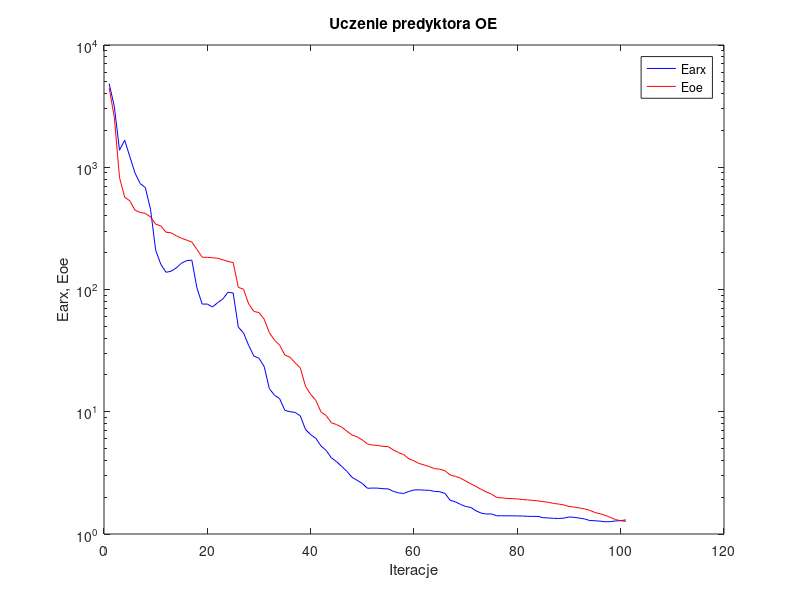
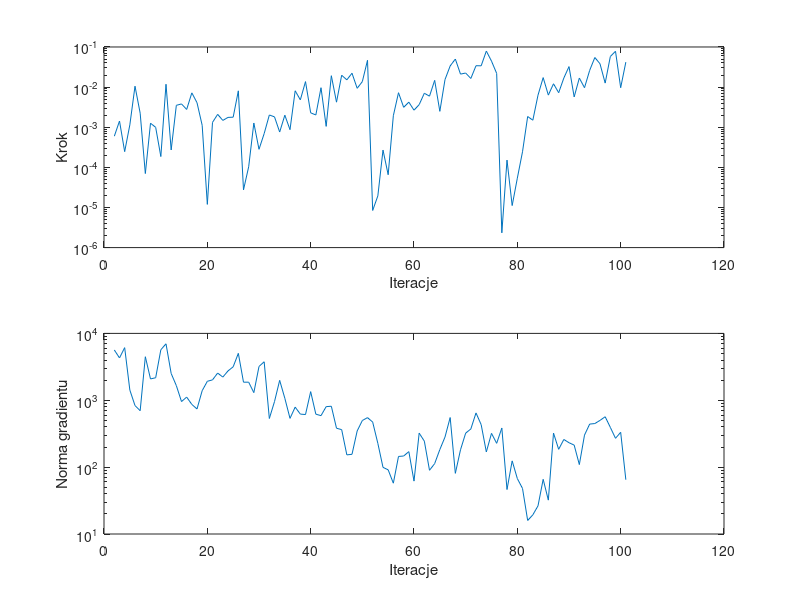

MATLAB code for these plots, in order:
%uczenie predyktora oe
clear all;
n=0; farx(n+1)=4.829026e+003; foe(n+1)=4.457216e+003; wspucz(n+1)=0.000000e+000; ng(n+1)=0.000000e+000;
%odnowa zmiennej metryki
n=1; farx(n+1)=3.136394e+003; foe(n+1)=2.551814e+003; krok(n+1)=5.985093e-004; ng(n+1)=5.644939e+003;
n=2; farx(n+1)=1.378245e+003; foe(n+1)=8.262278e+002; krok(n+1)=1.427772e-003; ng(n+1)=4.294428e+003;
n=3; farx(n+1)=1.664815e+003; foe(n+1)=5.697302e+002; krok(n+1)=2.463545e-004; ng(n+1)=6.122724e+003;
n=4; farx(n+1)=1.221321e+003; foe(n+1)=5.315186e+002; krok(n+1)=1.143778e-003; ng(n+1)=1.421520e+003;
n=5; farx(n+1)=8.971646e+002; foe(n+1)=4.454198e+002; krok(n+1)=1.053863e-002; ng(n+1)=8.328938e+002;
n=6; farx(n+1)=7.357723e+002; foe(n+1)=4.270886e+002; krok(n+1)=2.239224e-003; ng(n+1)=6.981452e+002;
n=7; farx(n+1)=6.817839e+002; foe(n+1)=4.191871e+002; krok(n+1)=7.005353e-005; ng(n+1)=4.477170e+003;
n=8; farx(n+1)=4.541775e+002; foe(n+1)=3.923876e+002; krok(n+1)=1.259664e-003; ng(n+1)=2.085228e+003;
n=9; farx(n+1)=2.097696e+002; foe(n+1)=3.424510e+002; krok(n+1)=9.938199e-004; ng(n+1)=2.171740e+003;
n=10; farx(n+1)=1.606399e+002; foe(n+1)=3.309974e+002; krok(n+1)=1.858107e-004; ng(n+1)=5.691733e+003;
n=11; farx(n+1)=1.382985e+002; foe(n+1)=2.942983e+002; krok(n+1)=1.178411e-002; ng(n+1)=6.985732e+003;
n=12; farx(n+1)=1.410230e+002; foe(n+1)=2.908787e+002; krok(n+1)=2.714211e-004; ng(n+1)=2.515552e+003;
n=13; farx(n+1)=1.503960e+002; foe(n+1)=2.749039e+002; krok(n+1)=3.514634e-003; ng(n+1)=1.656372e+003;
n=14; farx(n+1)=1.643172e+002; foe(n+1)=2.623951e+002; krok(n+1)=3.806601e-003; ng(n+1)=9.566130e+002;
n=15; farx(n+1)=1.724866e+002; foe(n+1)=2.536448e+002; krok(n+1)=2.774090e-003; ng(n+1)=1.115044e+003;
n=16; farx(n+1)=1.737243e+002; foe(n+1)=2.446882e+002; krok(n+1)=7.191611e-003; ng(n+1)=8.667804e+002;
n=17; farx(n+1)=1.023888e+002; foe(n+1)=2.124367e+002; krok(n+1)=4.087375e-003; ng(n+1)=7.407042e+002;
n=18; farx(n+1)=7.600297e+001; foe(n+1)=1.837117e+002; krok(n+1)=1.118062e-003; ng(n+1)=1.389497e+003;
n=19; farx(n+1)=7.602683e+001; foe(n+1)=1.833409e+002; krok(n+1)=1.194000e-005; ng(n+1)=1.921671e+003;
n=20; farx(n+1)=7.190408e+001; foe(n+1)=1.818965e+002; krok(n+1)=1.320637e-003; ng(n+1)=2.017375e+003;
n=21; farx(n+1)=7.803722e+001; foe(n+1)=1.801145e+002; krok(n+1)=2.093764e-003; ng(n+1)=2.552191e+003;
n=22; farx(n+1)=8.368660e+001; foe(n+1)=1.748982e+002; krok(n+1)=1.478815e-003; ng(n+1)=2.221595e+003;
n=23; farx(n+1)=9.496323e+001; foe(n+1)=1.698877e+002; krok(n+1)=1.758026e-003; ng(n+1)=2.745689e+003;
n=24; farx(n+1)=9.358800e+001; foe(n+1)=1.659051e+002; krok(n+1)=1.779752e-003; ng(n+1)=3.164396e+003;
n=25; farx(n+1)=4.926737e+001; foe(n+1)=1.041167e+002; krok(n+1)=8.076024e-003; ng(n+1)=5.032310e+003;
%odnowa zmiennej metryki
n=26; farx(n+1)=4.416371e+001; foe(n+1)=1.006230e+002; krok(n+1)=2.746916e-005; ng(n+1)=1.863394e+003;
n=27; farx(n+1)=3.491077e+001; foe(n+1)=7.617731e+001; krok(n+1)=1.032442e-004; ng(n+1)=1.864176e+003;
n=28; farx(n+1)=2.857970e+001; foe(n+1)=6.620326e+001; krok(n+1)=1.273916e-003; ng(n+1)=1.300736e+003;
n=29; farx(n+1)=2.739303e+001; foe(n+1)=6.472787e+001; krok(n+1)=2.817596e-004; ng(n+1)=3.201190e+003;
n=30; farx(n+1)=2.345121e+001; foe(n+1)=5.719162e+001; krok(n+1)=6.946998e-004; ng(n+1)=3.763462e+003;
n=31; farx(n+1)=1.545273e+001; foe(n+1)=4.430961e+001; krok(n+1)=2.020100e-003; ng(n+1)=5.336416e+002;
n=32; farx(n+1)=1.365718e+001; foe(n+1)=3.848486e+001; krok(n+1)=1.812955e-003; ng(n+1)=9.555627e+002;
n=33; farx(n+1)=1.278167e+001; foe(n+1)=3.503097e+001; krok(n+1)=7.589753e-004; ng(n+1)=1.985261e+003;
n=34; farx(n+1)=1.026729e+001; foe(n+1)=2.910117e+001; krok(n+1)=1.995393e-003; ng(n+1)=1.070098e+003;
n=35; farx(n+1)=1.000748e+001; foe(n+1)=2.793352e+001; krok(n+1)=8.695337e-004; ng(n+1)=5.361149e+002;
n=36; farx(n+1)=9.878778e+000; foe(n+1)=2.512234e+001; krok(n+1)=8.099144e-003; ng(n+1)=7.897418e+002;
n=37; farx(n+1)=9.242036e+000; foe(n+1)=2.278136e+001; krok(n+1)=4.809146e-003; ng(n+1)=6.206927e+002;
n=38; farx(n+1)=7.163068e+000; foe(n+1)=1.616878e+001; krok(n+1)=1.370811e-002; ng(n+1)=6.117646e+002;
n=39; farx(n+1)=6.498787e+000; foe(n+1)=1.388846e+001; krok(n+1)=2.286608e-003; ng(n+1)=1.346334e+003;
n=40; farx(n+1)=6.062893e+000; foe(n+1)=1.239237e+001; krok(n+1)=2.019005e-003; ng(n+1)=6.194386e+002;
n=41; farx(n+1)=5.247771e+000; foe(n+1)=9.970119e+000; krok(n+1)=9.661282e-003; ng(n+1)=5.888543e+002;
n=42; farx(n+1)=4.824795e+000; foe(n+1)=9.310807e+000; krok(n+1)=1.050273e-003; ng(n+1)=8.031876e+002;
n=43; farx(n+1)=4.204910e+000; foe(n+1)=8.135779e+000; krok(n+1)=1.923658e-002; ng(n+1)=8.137849e+002;
n=44; farx(n+1)=3.910797e+000; foe(n+1)=7.856905e+000; krok(n+1)=4.213325e-003; ng(n+1)=3.818092e+002;
n=45; farx(n+1)=3.570807e+000; foe(n+1)=7.492448e+000; krok(n+1)=1.975828e-002; ng(n+1)=3.636870e+002;
n=46; farx(n+1)=3.258622e+000; foe(n+1)=6.937547e+000; krok(n+1)=1.517118e-002; ng(n+1)=1.525100e+002;
n=47; farx(n+1)=2.911700e+000; foe(n+1)=6.461608e+000; krok(n+1)=2.219272e-002; ng(n+1)=1.555859e+002;
n=48; farx(n+1)=2.749005e+000; foe(n+1)=6.237212e+000; krok(n+1)=9.335866e-003; ng(n+1)=3.474695e+002;
n=49; farx(n+1)=2.588796e+000; foe(n+1)=5.870928e+000; krok(n+1)=1.370811e-002; ng(n+1)=4.978540e+002;
n=50; farx(n+1)=2.365825e+000; foe(n+1)=5.446543e+000; krok(n+1)=4.663470e-002; ng(n+1)=5.499484e+002;
%odnowa zmiennej metryki
n=51; farx(n+1)=2.376227e+000; foe(n+1)=5.336191e+000; krok(n+1)=8.423638e-006; ng(n+1)=4.720312e+002;
n=52; farx(n+1)=2.372345e+000; foe(n+1)=5.300242e+000; krok(n+1)=1.943349e-005; ng(n+1)=2.268951e+002;
n=53; farx(n+1)=2.346311e+000; foe(n+1)=5.209416e+000; krok(n+1)=2.695199e-004; ng(n+1)=9.925045e+001;
n=54; farx(n+1)=2.339802e+000; foe(n+1)=5.184082e+000; krok(n+1)=6.543012e-005; ng(n+1)=9.109290e+001;
n=55; farx(n+1)=2.234213e+000; foe(n+1)=4.868567e+000; krok(n+1)=1.934289e-003; ng(n+1)=5.754827e+001;
n=56; farx(n+1)=2.168717e+000; foe(n+1)=4.635407e+000; krok(n+1)=7.251821e-003; ng(n+1)=1.444728e+002;
n=57; farx(n+1)=2.146074e+000; foe(n+1)=4.466312e+000; krok(n+1)=3.135616e-003; ng(n+1)=1.466740e+002;
n=58; farx(n+1)=2.228879e+000; foe(n+1)=4.123590e+000; krok(n+1)=4.221448e-003; ng(n+1)=1.706461e+002;
n=59; farx(n+1)=2.291463e+000; foe(n+1)=3.964091e+000; krok(n+1)=2.660052e-003; ng(n+1)=6.180662e+001;
n=60; farx(n+1)=2.297405e+000; foe(n+1)=3.769959e+000; krok(n+1)=3.657312e-003; ng(n+1)=3.225254e+002;
n=61; farx(n+1)=2.284712e+000; foe(n+1)=3.673205e+000; krok(n+1)=7.029269e-003; ng(n+1)=2.448012e+002;
n=62; farx(n+1)=2.275211e+000; foe(n+1)=3.552715e+000; krok(n+1)=5.945944e-003; ng(n+1)=8.973392e+001;
n=63; farx(n+1)=2.229941e+000; foe(n+1)=3.421870e+000; krok(n+1)=1.473291e-002; ng(n+1)=1.130114e+002;
n=64; farx(n+1)=2.217829e+000; foe(n+1)=3.390543e+000; krok(n+1)=2.488900e-003; ng(n+1)=1.832899e+002;
n=65; farx(n+1)=2.146916e+000; foe(n+1)=3.288285e+000; krok(n+1)=1.540867e-002; ng(n+1)=2.819401e+002;
n=66; farx(n+1)=1.885550e+000; foe(n+1)=3.037595e+000; krok(n+1)=3.366815e-002; ng(n+1)=5.517401e+002;
n=67; farx(n+1)=1.832537e+000; foe(n+1)=2.962118e+000; krok(n+1)=5.005537e-002; ng(n+1)=8.075058e+001;
n=68; farx(n+1)=1.746958e+000; foe(n+1)=2.863722e+000; krok(n+1)=2.107682e-002; ng(n+1)=1.817474e+002;
n=69; farx(n+1)=1.679606e+000; foe(n+1)=2.713266e+000; krok(n+1)=2.243330e-002; ng(n+1)=3.226158e+002;
n=70; farx(n+1)=1.649770e+000; foe(n+1)=2.574467e+000; krok(n+1)=1.640492e-002; ng(n+1)=3.720555e+002;
n=71; farx(n+1)=1.547804e+000; foe(n+1)=2.449658e+000; krok(n+1)=3.413297e-002; ng(n+1)=6.464460e+002;
n=72; farx(n+1)=1.482231e+000; foe(n+1)=2.316749e+000; krok(n+1)=3.394649e-002; ng(n+1)=4.318311e+002;
n=73; farx(n+1)=1.456847e+000; foe(n+1)=2.205782e+000; krok(n+1)=7.911036e-002; ng(n+1)=1.686640e+002;
n=74; farx(n+1)=1.459783e+000; foe(n+1)=2.119101e+000; krok(n+1)=4.446078e-002; ng(n+1)=3.200188e+002;
n=75; farx(n+1)=1.410346e+000; foe(n+1)=1.989570e+000; krok(n+1)=2.194150e-002; ng(n+1)=2.269913e+002;
%odnowa zmiennej metryki
n=76; farx(n+1)=1.409472e+000; foe(n+1)=1.973873e+000; krok(n+1)=2.332841e-006; ng(n+1)=3.847519e+002;
n=77; farx(n+1)=1.408395e+000; foe(n+1)=1.955924e+000; krok(n+1)=1.516372e-004; ng(n+1)=4.622609e+001;
n=78; farx(n+1)=1.408084e+000; foe(n+1)=1.947161e+000; krok(n+1)=1.115447e-005; ng(n+1)=1.240149e+002;
n=79; farx(n+1)=1.405741e+000; foe(n+1)=1.936444e+000; krok(n+1)=5.378493e-005; ng(n+1)=6.743877e+001;
n=80; farx(n+1)=1.402447e+000; foe(n+1)=1.915800e+000; krok(n+1)=2.443506e-004; ng(n+1)=4.806246e+001;
n=81; farx(n+1)=1.395331e+000; foe(n+1)=1.899352e+000; krok(n+1)=1.849454e-003; ng(n+1)=1.593897e+001;
n=82; farx(n+1)=1.392653e+000; foe(n+1)=1.884544e+000; krok(n+1)=1.495556e-003; ng(n+1)=1.934648e+001;
n=83; farx(n+1)=1.394036e+000; foe(n+1)=1.867187e+000; krok(n+1)=6.293742e-003; ng(n+1)=2.636180e+001;
n=84; farx(n+1)=1.358651e+000; foe(n+1)=1.837989e+000; krok(n+1)=1.725161e-002; ng(n+1)=6.572681e+001;
n=85; farx(n+1)=1.352988e+000; foe(n+1)=1.818563e+000; krok(n+1)=6.319511e-003; ng(n+1)=3.210228e+001;
n=86; farx(n+1)=1.343291e+000; foe(n+1)=1.778545e+000; krok(n+1)=1.210728e-002; ng(n+1)=3.231926e+002;
n=87; farx(n+1)=1.339563e+000; foe(n+1)=1.757369e+000; krok(n+1)=7.251821e-003; ng(n+1)=1.846761e+002;
n=88; farx(n+1)=1.348210e+000; foe(n+1)=1.729631e+000; krok(n+1)=1.683407e-002; ng(n+1)=2.592501e+002;
n=89; farx(n+1)=1.378696e+000; foe(n+1)=1.679362e+000; krok(n+1)=3.244437e-002; ng(n+1)=2.318165e+002;
n=90; farx(n+1)=1.368056e+000; foe(n+1)=1.660225e+000; krok(n+1)=5.699196e-003; ng(n+1)=2.135529e+002;
n=91; farx(n+1)=1.349243e+000; foe(n+1)=1.632472e+000; krok(n+1)=1.680696e-002; ng(n+1)=1.091980e+002;
n=92; farx(n+1)=1.327804e+000; foe(n+1)=1.604909e+000; krok(n+1)=9.659422e-003; ng(n+1)=3.014238e+002;
n=93; farx(n+1)=1.289187e+000; foe(n+1)=1.564063e+000; krok(n+1)=2.611507e-002; ng(n+1)=4.402698e+002;
n=94; farx(n+1)=1.284002e+000; foe(n+1)=1.499449e+000; krok(n+1)=5.466235e-002; ng(n+1)=4.484223e+002;
n=95; farx(n+1)=1.273744e+000; foe(n+1)=1.465841e+000; krok(n+1)=3.813366e-002; ng(n+1)=4.998692e+002;
n=96; farx(n+1)=1.259574e+000; foe(n+1)=1.420478e+000; krok(n+1)=1.258748e-002; ng(n+1)=5.670704e+002;
n=97; farx(n+1)=1.261639e+000; foe(n+1)=1.368006e+000; krok(n+1)=5.793922e-002; ng(n+1)=3.932629e+002;
n=98; farx(n+1)=1.279636e+000; foe(n+1)=1.311361e+000; krok(n+1)=7.815941e-002; ng(n+1)=2.698799e+002;
n=99; farx(n+1)=1.286098e+000; foe(n+1)=1.283544e+000; krok(n+1)=9.661282e-003; ng(n+1)=3.315973e+002;
n=100; farx(n+1)=1.303735e+000; foe(n+1)=1.268281e+000; krok(n+1)=4.194258e-002; ng(n+1)=6.487768e+001;

figure; semilogy(farx,'b'); hold on; semilogy(foe,'r'); xlabel('Iteracje'); ylabel('Earx, Eoe'); legend('Earx','Eoe'); title('Uczenie predyktora OE');
figure; subplot(2,1,1); semilogy(krok); xlabel('Iteracje'); ylabel('Krok');
subplot(2,1,2); semilogy(ng); xlabel('Iteracje'); ylabel('Norma gradientu');
Earx=farx(n+1)
Eoe=foe(n+1)
